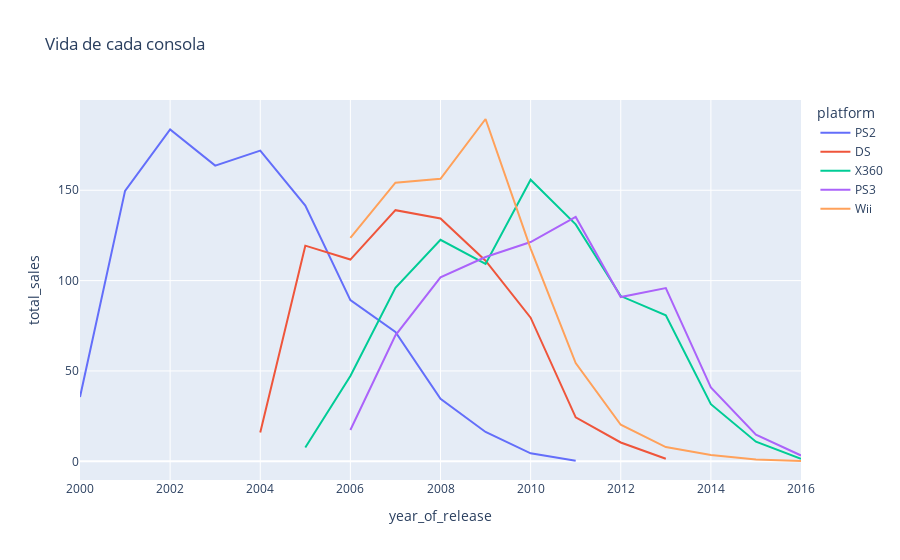

Here is the notebook cell this chart was saved with:
### Code cell
fig1=px.line(platform_distrib,x='year_of_release',y='total_sales',color='platform', title='Vida de cada consola')
fig1.show()

### Figure 1 — Plotly figure (JSON) as saved in the notebook; plotly's stock layout.template omitted (floating-point values rounded to 4 significant figures)
{"data": [{"hovertemplate": "platform=PS2<br>year_of_release=%{x}<br>total_sales=%{y}<extra></extra>", "legendgroup": "PS2", "line": {"color": "#636efa", "dash": "solid"}, "marker": {"symbol": "circle"}, "mode": "lines", "name": "PS2", "orientation": "v", "showlegend": true, "type": "scatter", "x": [2000, 2001, 2002, 2003, 2004, 2005, 2006, 2007, 2008, 2009, 2010, 2011], "xaxis": "x", "y": [35.59, 149.7, 183.7, 163.6, 172.0, 141.5, 89.18, 71.54, 34.59, 16.24, 4.44, 0.35], "yaxis": "y"}, {"hovertemplate": "platform=DS<br>year_of_release=%{x}<br>total_sales=%{y}<extra></extra>", "legendgroup": "DS", "line": {"color": "#EF553B", "dash": "solid"}, "marker": {"symbol": "circle"}, "mode": "lines", "name": "DS", "orientation": "v", "showlegend": true, "type": "scatter", "x": [2004, 2005, 2006, 2007, 2008, 2009, 2010, 2011, 2012, 2013], "xaxis": "x", "y": [15.91, 119.3, 111.6, 139.0, 134.4, 111.0, 79.48, 24.3, 10.42, 1.42], "yaxis": "y"}, {"hovertemplate": "platform=X360<br>year_of_release=%{x}<br>total_sales=%{y}<extra></extra>", "legendgroup": "X360", "line": {"color": "#00cc96", "dash": "solid"}, "marker": {"symbol": "circle"}, "mode": "lines", "name": "X360", "orientation": "v", "showlegend": true, "type": "scatter", "x": [2005, 2006, 2007, 2008, 2009, 2010, 2011, 2012, 2013, 2014, 2015, 2016], "xaxis": "x", "y": [7.61, 47.2, 95.98, 122.6, 109.3, 155.8, 131.1, 91.45, 80.82, 31.61, 10.86, 1.4], "yaxis": "y"}, {"hovertemplate": "platform=PS3<br>year_of_release=%{x}<br>total_sales=%{y}<extra></extra>", "legendgroup": "PS3", "line": {"color": "#ab63fa", "dash": "solid"}, "marker": {"symbol": "circle"}, "mode": "lines", "name": "PS3", "orientation": "v", "showlegend": true, "type": "scatter", "x": [2006, 2007, 2008, 2009, 2010, 2011, 2012, 2013, 2014, 2015, 2016], "xaxis": "x", "y": [17.3, 69.7, 101.8, 113.1, 121.4, 135.2, 90.87, 95.85, 40.88, 14.7, 3.23], "yaxis": "y"}, {"hovertemplate": "platform=Wii<br>year_of_release=%{x}<br>total_sales=%{y}<extra></extra>", "legendgroup": "Wii", "line": {"color": "#FFA15A", "dash": "solid"}, "marker": {"symbol": "circle"}, "mode": "lines", "name": "Wii", "orientation": "v", "showlegend": true, "type": "scatter", "x": [2006, 2007, 2008, 2009, 2010, 2011, 2012, 2013, 2014, 2015, 2016], "xaxis": "x", "y": [123.6, 154.2, 156.3, 189.4, 117.7, 54.37, 20.22, 7.87, 3.45, 1.05, 0.17], "yaxis": "y"}], "layout": {"legend": {"title": {"text": "platform"}, "tracegroupgap": 0}, "title": {"text": "Vida de cada consola"}, "xaxis": {"anchor": "y", "domain": [0, 1], "title": {"text": "year_of_release"}}, "yaxis": {"anchor": "x", "domain": [0, 1], "title": {"text": "total_sales"}}}}
